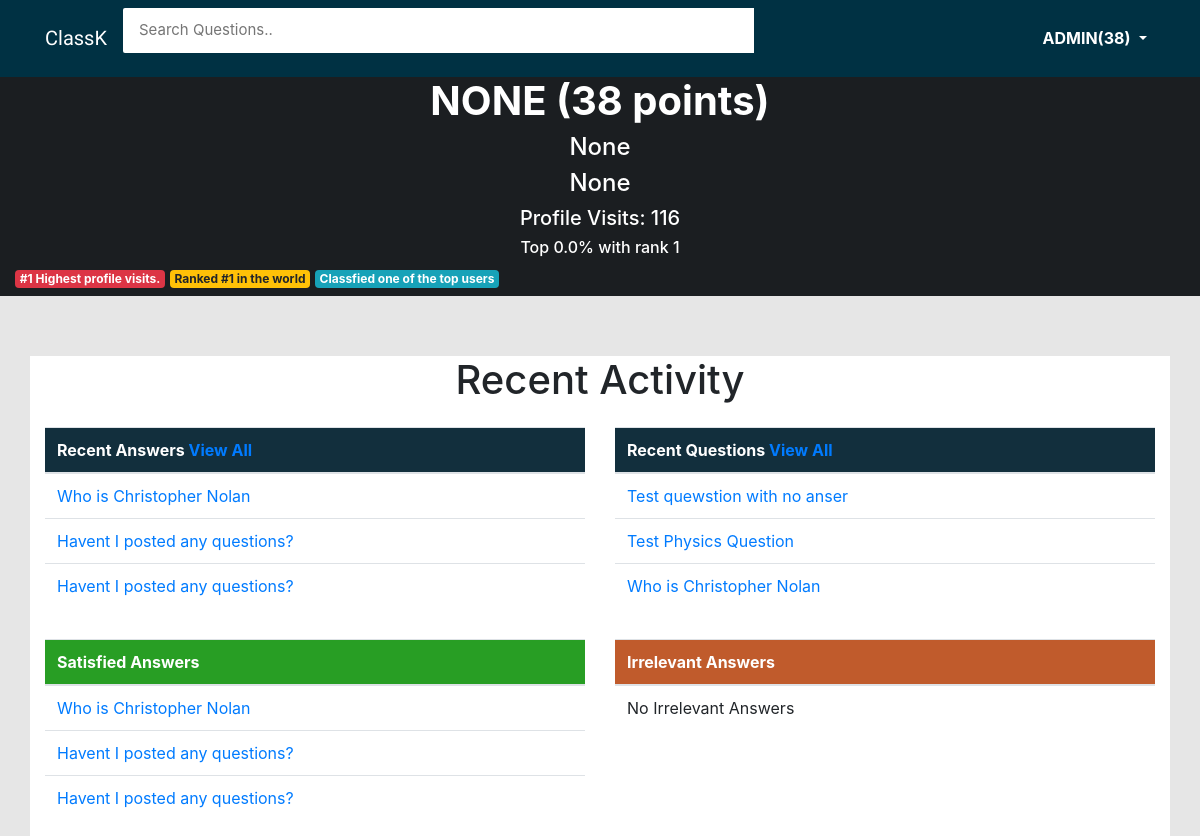
The page /accounts/profile/admin (signed in) on the database its author committed.
### account/models.py (models this page shows, shortened)
class Profile(models.Model):
    GENDER_CHOICES = (
        ('Male', 'Male'),
        ('Female', 'Female'),
        ('Other', 'Other'),
    )
    user = models.OneToOneField(User, on_delete=models.CASCADE)
    full_name = models.CharField(max_length=250, default=None, null=True)
    email = models.EmailField(max_length=100, default=None, null=True)
    gender = models.CharField(choices=GENDER_CHOICES, max_length=8, default=None, null=True)
    bio = models.TextField(max_length=500, default=None, null=True)
    location = models.CharField(max_length=30, default=None, null=True)
    birth_date = models.DateField(null=True,)
    points = models.IntegerField(default=0)
    viewes = models.IntegerField(default=0)

### main/models.py (models this page shows, shortened)
class Answer(models.Model):
    question = models.ForeignKey(Question, on_delete=models.CASCADE)
    user = models.ForeignKey(User, default=None)
    answer = models.TextField(max_length=3000, null=True)
    posted_on = models.DateField(default=datetime.datetime.now().date())
    satisfied = models.BooleanField(default=False)
    irrelevant = models.BooleanField(default=False)

class Question(models.Model):
    user = models.ForeignKey(User, on_delete=models.CASCADE)
    title = models.CharField(max_length=150, default='Short title of your problem')
    description = models.TextField(max_length=3000)
    slug = models.SlugField(max_length=140, unique=True)
    date = models.DateTimeField(null=True, default=timezone.now())
    category = models.ForeignKey(Category, null=True, default=None)
    satisfied = models.BooleanField(default=False)
    viewed = models.IntegerField(default=0)
    def __str__(self):
        return self.title

### account/views.py (the view)
# urls.py: url(r'^profile/(?P<user>[.\-\w]+)$', views.profile, name='profile'),
def profile(request, user):
    if request.user.is_authenticated():
        global visits
        global points
        points = []
        visits = []
        profile = User.objects.get(username=user)
        details = Profile.objects.get(user_id=profile.id)
        all_questions = Question.objects.filter(user_id=profile.id)
        asked = Question.objects.filter(user_id=profile.id).count()
        all_answers_by_the_user = Answer.objects.filter(user_id=profile.id)
        answered = Answer.objects.filter(user_id=profile.id).count()
        recent = Question.objects.filter(user_id=profile.id).order_by('-date')[0:3]
        view_count = details.viewes + 1
        details.viewes = view_count
        details.save()
        new_data = details.viewes
        recent_answers = Answer.objects.filter(user_id=profile.id).order_by('-posted_on')[0:3]
        all_profile = Profile.objects.all()
        for p in all_profile:
            point = p.points
            points.append(point)
        ranks_in_order = sorted(points)
        highest_to_lowest =  (sorted(ranks_in_order, key=int, reverse=True))
        index_of_users_points = highest_to_lowest.index(details.points)
        length_of_list = len(points)
        rank = (index_of_users_points/length_of_list)*100
        rank_title = "Top " + str(rank)[:4] + "% with rank " + str(index_of_users_points + 1)
        ranked = index_of_users_points + 1
        all_profile_views = Profile.objects.all()
        for a in all_profile_views:
            v = a.viewes
            visits.append(v)
        visit_sorted = sorted(visits)
        descend = sorted(visit_sorted, key=int, reverse=True)
        index_of_users_visits = descend.index(details.viewes) + 1
        all_answers = Answer.objects.filter(user_id=profile.id)
        sat_ans = all_answers.filter(satisfied=True)
        irrelevant_ans = all_answers.filter(satisfied=False)
        points = Profile.objects.get(user=request.user)
        score = points.points
        context = {
            'profile': profile,
            'details': details,
            'asked': asked,
            'answered': answered,
            'recent':recent,
            'recent_answers': recent_answers,
            'new_data': new_data,
            'all_questions':all_questions,
            'rank_title':rank_title,
            'index_of_users_points': index_of_users_points,
            'ranked':ranked,
            'index_of_users_visits': index_of_users_visits,
            'sat_ans':sat_ans,
            'irrelevant_ans':irrelevant_ans,
            'points':points,
            'score':score,
        }
        return render(request, 'account/profile.html', context)
    else:
        return redirect("accounts:login")

### account/templates/account/profile.html (shortened to what this page needs)
<html lang="en">
<head>
    <link href="https://maxcdn.bootstrapcdn.com/bootstrap/4.0.0/css/bootstrap.min.css" rel="stylesheet"> {% load staticfiles %}
    <link rel="stylesheet" href="{% static 'css/main.css' %}">
</head>
<body>
    <header>
        <nav class="navbar navbar-expand-lg navbar-light" style="background-color:#003143;">
            <div class="container">
                <a class="navbar-brand text-white" href="{% url 'main:home' %}" id="brand">ClassK</span></a>
                <div class="collapse navbar-collapse" id="navbarNav">
                    <div class="bam-navbar-search smallsearch col-sm-8 col-xs-11">
                        <form action="{% url 'main:home' %}" method="get" class="row">
                            <input class="bam-navbar-input col-md-11" type="" placeholder="Search Questions.." name="q" , value="">
                        </form>
                    </div>
                    <ul class="nav navbar-nav ml-auto w-100 justify-content-end" id="item">
                        {% if user.is_authenticated %}
                        <li class="nav-item dropdown">
                            <a class="nav-link dropdown-toggle" href="#" id="navbarDropdownMenuLink" data-toggle="dropdown" aria-haspopup="true" aria-expanded="false" style="color:white;">
                                <strong> {{ user.username|upper }}({{ score }})</strong>
                            </a>
                        </li>
                        {% endif %}
                    </ul>
                </div>
            </div>
        </nav>
    </header>
    <div class="container-fluid">
        <div class="row">
            <div class="col-md-12" style="background:#1b1e21;">
                <h1 class="text-white text-center"><strong> {{ details.full_name |upper }} ({{ details.points }} points)</strong></h1>
                <h4 class="text-white text-center">{{ details.location }}</h4>
                <h4 class="text-white text-center">{{details.bio}}</h4>
                <h5 class="text-center text-white">Profile Visits: {{ new_data }}</h5>
                <h6 class="text-center text-white">{{ rank_title }}</h6>
                {% if index_of_users_visits == 1 %}
                    <h6 class="badge badge-danger">#1 Highest profile visits.</h6>
                {% endif %}
                {% if ranked == 1 %}
                    <h6 class="badge badge-warning">Ranked #1 in the world</h6>
                {% endif %}
                {% if index_of_users_points < 100 %}
                    <h6 class="text-center badge badge-info">Classfied one of the top users</h6>
                {% endif %}
            </div>
                <div class="container" style="background:white; margin-top:5%;">
                    <h1 class="text-center">Recent Activity</h1>
                    <div class="row">
                        <div class="col-md-6" style="background-color:white;">
                            <table class="table table-hover" style="margin-top:15px;">
                                <thead style="background:#122F3D; color:white;">
                                    <tr>
                                        <th>Recent Answers <a href="{% url 'accounts:all2' details.user.username %}">View All</a></th>
                                    </tr>
                                </thead>
                                <tbody>
                                    {% if recent_answers %} {% for r in recent_answers%}
                                    <tr>
                                        <td><a href="{% url 'main:details' slug=r.question.slug %}" style="text-decoration:none;">{{r.question}}</a></td>
                                    </tr>
                                    {% endfor %} {% else %}
                                    <tr>
                                        <td>No answers posted</td>
                                    </tr>
                                    {% endif %}
                                </tbody>
                            </table>
                        </div>
                        <div class="col-md-6" style="background-color:white;">
                            <table class="table table-hover" style="margin-top:15px;">
                                <thead style="background:#122F3D; color:white;">
                                    <tr>
                                        <th>Recent Questions <a href="{% url 'accounts:all' details.user.username %}">View All</a></th>
                                    </tr>
                                </thead>
                                <tbody>
                                    {% if recent %} {% for r in recent %}
                                    <tr>
                                        <td><a href="{% url 'main:details' r.slug %}" style="text-decoration:none;">{{r.title}}</a></td>
                                    </tr>
                                    {% endfor %} {% else %}
                                    <tr>
                                        <td>No questions asked</td>
                                    </tr>
                                    {% endif %}
                                </tbody>
                            </table>
                        </div>
                        <div class="col-md-6" style="background-color:white;">
                                <table class="table table-hover" style="margin-top:15px;">
                                    <thead style="background:rgb(40, 158, 36); color:white;">
                                        <tr>
                                            <th>Satisfied Answers</th>
                                        </tr>
                                    </thead>
                                    <tbody>
                                        {% if sat_ans %}
                                        {% for q in sat_ans %}
                                        <tr>
                                            <td><a href="{% url 'main:details' slug=q.question.slug %}" style="text-decoration:none;">{{q.question}}</a></td>
                                        </tr>
                                        {% endfor %}
                                        {% else %}
                                        <tr>
                                            <td>No satisfied answers</td>
                                        </tr>
                                        {% endif %}
                                    </tbody>
                                </table>
                            </div>
                            <div class="col-md-6" style="background-color:white;">
                                    <table class="table table-hover" style="margin-top:15px;">
                                        <thead style="background:rgb(192, 91, 44); color:white;">
                                            <tr>
                                                <th>Irrelevant Answers</th>
                                            </tr>
                                        </thead>
                                        <tbody>
                                            {% if irrelevant_ans %}
                                            {% for q in irrelevant_ans %}
                                            <tr>
                                                <td><a href="{% url 'main:details' slug=q.question.slug %}" style="text-decoration:none;">{{q.question}}</a></td>
                                            </tr>
                                            {% endfor %}
                                            {% else %}
                                            <tr>
                                                <td>No Irrelevant Answers</td>
                                            </tr>
                                            {% endif %}
                                        </tbody>
                                    </table>
                                </div>
                    </div>
                </div>
            </div>
    </div>
</body>
</html>

### account/static/css/main.css (style rules this page uses)
body { background: #e6e6e6; }
.bam-navbar-input { padding: 11px 16px; border-radius: 2px 0 0 2px; border: 0 none; outline: 0 none; font-size: 15px; }
#brand { font-family: 'Francois One', sans-serif; }
ul { padding: 0; }

### rows shown on the page
Profile: full_name "NONE", points "38", location "None", bio "None"
Answer: question "Who is Christopher Nolan"
Answer: question "Havent I posted any questions?"
Answer: question "Havent I posted any questions?"
Question: title "Test quewstion with no anser"
Question: title "Test Physics Question"
Question: title "Who is Christopher Nolan"

### other values the page prints
{{ user.username|upper }} "ADMIN"
{{ score }} "38"
{{ new_data }} "116"
{{ rank_title }} "Top 0.0% with rank 1"
